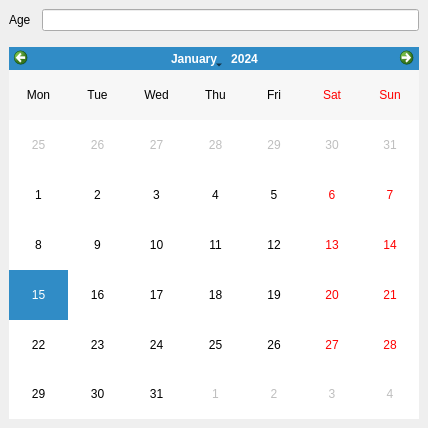
<?xml version="1.0" encoding="UTF-8"?>
<ui version="4.0">
 <class>MainWindow</class>
 <widget class="QMainWindow" name="MainWindow">
  <property name="geometry">
   <rect>
    <x>0</x>
    <y>0</y>
    <width>428</width>
    <height>428</height>
   </rect>
  </property>
  <property name="windowTitle">
   <string>MainWindow</string>
  </property>
  <property name="styleSheet">
   <string notr="true"/>
  </property>
  <widget class="QWidget" name="centralwidget">
   <layout class="QVBoxLayout" name="verticalLayout">
    <item>
     <layout class="QGridLayout" name="gridLayout">
      <item row="0" column="1">
       <spacer name="horizontalSpacer">
        <property name="orientation">
         <enum>Qt::Horizontal</enum>
        </property>
        <property name="sizeType">
         <enum>QSizePolicy::Fixed</enum>
        </property>
        <property name="sizeHint" stdset="0">
         <size>
          <width>5</width>
          <height>20</height>
         </size>
        </property>
       </spacer>
      </item>
      <item row="0" column="0">
       <widget class="QLabel" name="label">
        <property name="text">
         <string>Age</string>
        </property>
       </widget>
      </item>
      <item row="0" column="2">
       <widget class="QLineEdit" name="lineEdit"/>
      </item>
     </layout>
    </item>
    <item>
     <spacer name="verticalSpacer">
      <property name="orientation">
       <enum>Qt::Vertical</enum>
      </property>
      <property name="sizeType">
       <enum>QSizePolicy::Fixed</enum>
      </property>
      <property name="sizeHint" stdset="0">
       <size>
        <width>20</width>
        <height>10</height>
       </size>
      </property>
     </spacer>
    </item>
    <item>
     <widget class="QCalendarWidget" name="calendarWidget">
      <property name="styleSheet">
       <string notr="true"/>
      </property>
      <property name="verticalHeaderFormat">
       <enum>QCalendarWidget::NoVerticalHeader</enum>
      </property>
      <property name="navigationBarVisible">
       <bool>true</bool>
      </property>
     </widget>
    </item>
   </layout>
  </widget>
 </widget>
 <resources/>
 <connections/>
</ui>
